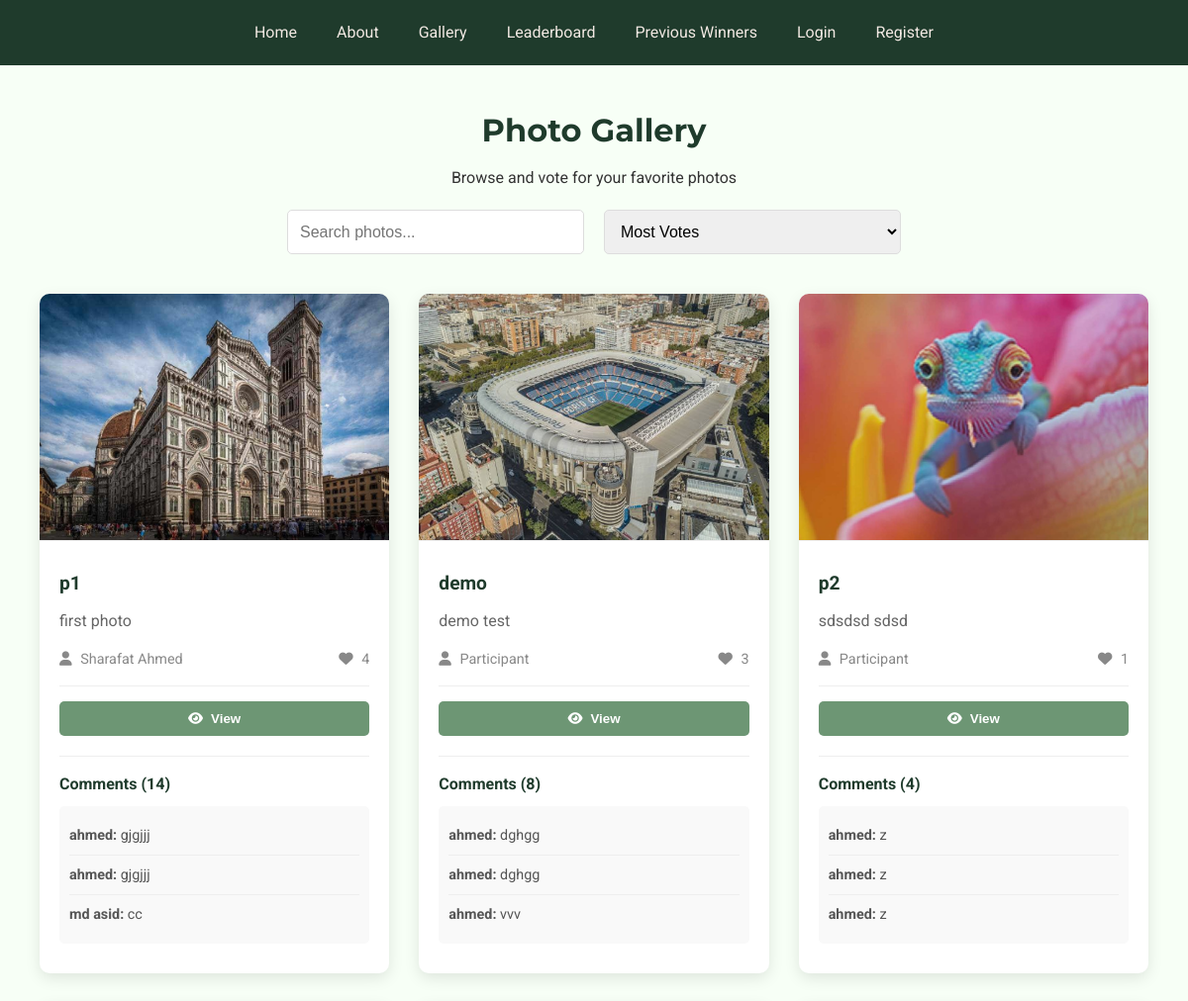
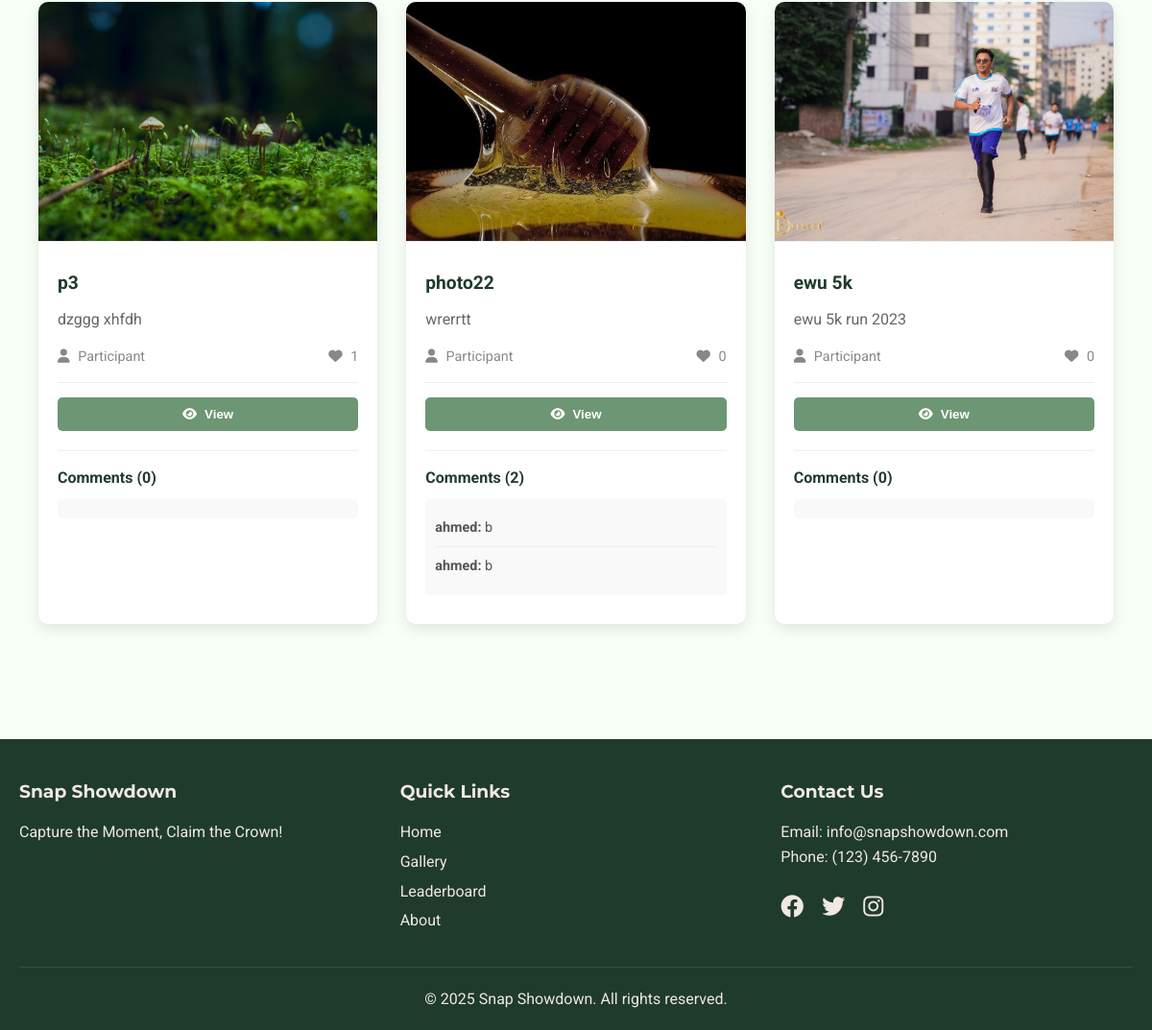
The page /gallery on the database its author committed (2 pictures, top to bottom).
### models.py (models this page shows, shortened)
class Photo(db.Model):
    __tablename__ = 'photos'
    id = db.Column(db.Integer, primary_key=True)
    title = db.Column(db.String(200), nullable=False)
    description = db.Column(db.Text)
    filename = db.Column(db.String(200), nullable=False)
    status = db.Column(db.String(20), default='pending')  # pending, approved, rejected
    votes_count = db.Column(db.Integer, default=0)
    upload_date = db.Column(db.DateTime, default=datetime.utcnow)
    user_id = db.Column(db.Integer, db.ForeignKey('users.id'), nullable=False)
    votes = db.relationship('Vote', backref='photo', lazy=True, cascade='all, delete-orphan')
    comments = db.relationship('Comment', backref='photo', lazy=True, cascade='all, delete-orphan')

class User(UserMixin, db.Model):
    __tablename__ = 'users'
    id = db.Column(db.Integer, primary_key=True)
    email = db.Column(db.String(120), unique=True, nullable=False)
    username = db.Column(db.String(80), nullable=False)
    password_hash = db.Column(db.String(256), nullable=False)
    role = db.Column(db.String(20), default='participant')  # participant, voter, admin
    created_at = db.Column(db.DateTime, default=datetime.utcnow)
    profile_picture = db.Column(db.String(200), default='default.jpg')
    bio = db.Column(db.Text)
    photos = db.relationship('Photo', backref='author', lazy=True)
    votes = db.relationship('Vote', backref='voter', lazy=True)
    comments = db.relationship('Comment', backref='commenter', lazy=True)

class Comment(db.Model):
    __tablename__ = 'comments'
    id = db.Column(db.Integer, primary_key=True)
    content = db.Column(db.Text, nullable=False)
    status = db.Column(db.String(20), default='active')  # active, flagged, removed
    created_at = db.Column(db.DateTime, default=datetime.utcnow)
    user_id = db.Column(db.Integer, db.ForeignKey('users.id'), nullable=False)
    photo_id = db.Column(db.Integer, db.ForeignKey('photos.id'), nullable=False)

### app.py (the view)
@app.route('/gallery')
def gallery():
    page = request.args.get('page', 1, type=int)
    per_page = 12
    photos = Photo.query.filter_by(status='approved')\
                       .order_by(Photo.votes_count.desc())\
                       .paginate(page=page, per_page=per_page, error_out=False)
    return render_template('gallery.html', photos=photos)

### templates/gallery.html (shortened to what this page needs)
{% extends "layout.html" %}
{% block content %}
<div class="gallery-container">
    <div class="gallery-header">
        <h1>Photo Gallery</h1>
        <p>Browse and vote for your favorite photos</p>
        <div class="gallery-filters">
            <input type="text" id="searchInput" placeholder="Search photos..." class="form-control">
            <select id="sortSelect" class="form-control">
                <option value="votes">Most Votes</option>
            </select>
        </div>
    </div>
    <div class="gallery-grid" id="photoGrid">
        {% for photo in photos.items %}
        <div class="photo-card" data-id="{{ photo.id }}" data-votes="{{ photo.votes_count }}" data-date="{{ photo.upload_date }}">
            <img src="{{ url_for('uploaded_file', filename=photo.filename) }}"
                 alt="{{ photo.title }}"
                 loading="lazy">
            <div class="photo-card-content">
                <h3>{{ photo.title }}</h3>
                <p class="photo-description">{{ photo.description[:100] }}{% if photo.description|length > 100 %}...{% endif %}</p>
                <div class="photo-meta">
                    <span class="author">
                        <i class="fas fa-user"></i> {{ photo.author.username }}
                    </span>
                    <span class="votes">
                        <i class="fas fa-heart"></i> <span id="votes-{{ photo.id }}">{{ photo.votes_count }}</span>
                    </span>
                </div>
                <div class="photo-actions">
                    <button class="btn-view" onclick="viewPhotoDetails('{{ photo.id }}')">
                        <i class="fas fa-eye"></i> View
                    </button>
                </div>
                <div class="comments-section">
                    <h4>Comments ({{ photo.comments|length }})</h4>
                    <div class="comments-list" id="comments-{{ photo.id }}">
                        {% for comment in photo.comments[:3] %}
                        <div class="comment">
                            <strong>{{ comment.commenter.username }}:</strong>
                            {{ comment.content[:100] }}{% if comment.content|length > 100 %}...{% endif %}
                        </div>
                        {% endfor %}
                    </div>
                </div>
            </div>
        </div>
        {% endfor %}
    </div>
</div>
{% endblock %}

### static/css/style.css (style rules this page uses)
* { margin: 0; padding: 0; box-sizing: border-box; }
body { font-family: 'Roboto', sans-serif; background-color: #F7FFF6; color: #333; line-height: 1.6; }
.photo-card { background: #fff; border-radius: 10px; overflow: hidden; box-shadow: 0 4px 15px rgba(0, 0, 0, 0.1); transition: transform 0.3s; }
.photo-card img { width: 100%; height: 250px; object-fit: cover; }
.photo-card-content { padding: 15px; }
.form-control { width: 100%; padding: 12px; border: 1px solid #ddd; border-radius: 5px; font-size: 1em; }
.gallery-grid { display: grid; grid-template-columns: repeat(auto-fill, minmax(300px, 1fr)); gap: 20px; margin: 20px 0; }

### templates/gallery.html (style rules this page uses)
.gallery-container { max-width: 1400px; margin: 0 auto; padding: 20px; }
.gallery-header { text-align: center; margin-bottom: 40px; }
.gallery-header h1 { color: #1F3B2C; margin-bottom: 10px; font-family: 'Montserrat', sans-serif; }
.gallery-filters { display: flex; gap: 20px; justify-content: center; margin-top: 20px; flex-wrap: wrap; }
.gallery-filters .form-control { width: 300px; max-width: 100%; }
.gallery-grid { display: grid; grid-template-columns: repeat(auto-fill, minmax(350px, 1fr)); gap: 30px; margin-bottom: 40px; }
.photo-card { background: white; border-radius: 10px; overflow: hidden; box-shadow: 0 5px 15px rgba(0,0,0,0.1); transition: transform 0.3s, box-shadow 0.3s; }
.photo-card img { width: 100%; height: 250px; object-fit: cover; border-bottom: 1px solid #eee; }
.photo-card-content { padding: 20px; }
.photo-card-content h3 { color: #1F3B2C; margin-bottom: 10px; font-size: 1.2em; }
.photo-description { color: #666; margin-bottom: 15px; line-height: 1.5; }
.photo-meta { display: flex; justify-content: space-between; color: #888; font-size: 0.9em; margin-bottom: 15px; padding-bottom: 15px; border-bottom: 1px solid #eee; }
.photo-meta i { margin-right: 5px; }
.photo-actions { display: flex; gap: 10px; margin-bottom: 20px; }
.btn-vote, .btn-view { flex: 1; padding: 10px; border: none; border-radius: 5px; cursor: pointer; font-weight: bold; transition: all 0.3s; display: flex; align-items: center; justify-content: center; gap: 8px; }
.btn-view { background-color: #6D9674; color: white; }
.comments-section { margin-top: 15px; padding-top: 15px; border-top: 1px solid #eee; }
.comments-section h4 { color: #1F3B2C; margin-bottom: 10px; font-size: 1em; }
.comments-list { max-height: 150px; overflow-y: auto; margin-bottom: 10px; padding: 10px; background: #f9f9f9; border-radius: 5px; }
.comment { padding: 8px 0; border-bottom: 1px solid #eee; font-size: 0.9em; color: #555; }
.comment:last-child { border-bottom: none; }

### rows shown on the page
Photo: filename (picture), title "p1", description "first photo", author.username "Sharafat Ahmed", votes_count "4", comments|length "14"
Comment: commenter.username "ahmed", content "gjgjjj"
Comment: commenter.username "ahmed", content "gjgjjj"
Comment: commenter.username "md asid", content "cc"
Photo: filename (picture), title "demo", description "demo test", author.username "Participant", votes_count "3", comments|length "8"
Comment: commenter.username "ahmed", content "dghgg"
Comment: commenter.username "ahmed", content "dghgg"
Comment: commenter.username "ahmed", content "vvv"
Photo: filename (picture), title "p2", description "sdsdsd sdsd", author.username "Participant", votes_count "1", comments|length "4"
Comment: commenter.username "ahmed", content "z"
Comment: commenter.username "ahmed", content "z"
Comment: commenter.username "ahmed", content "z"
Photo: filename (picture), title "p3", description "dzggg xhfdh", author.username "Participant", votes_count "1", comments|length "0"
Photo: filename (picture), title "photo22", description "wrerrtt", author.username "Participant", votes_count "0", comments|length "2"
Comment: commenter.username "ahmed", content "b"
Comment: commenter.username "ahmed", content "b"
Photo: filename (picture), title "ewu 5k", description "ewu 5k run 2023", author.username "Participant", votes_count "0", comments|length "0"
